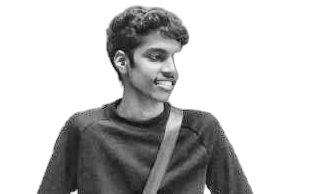
#> input picture source-prepped.png, 316 x 194 px, found by its file name
$ python make_ascii_svg.py
#> lines starting #> are read from the running program, lines starting #| are printed output that depends on the picture
#!/usr/bin/env python3
"""
Convert preprocessed photo (source-prepped.png) to a self-typing animated monochrome ASCII SVG.
Uses SMIL animations for row-by-row horizontal wipe clipping with a riding block cursor.
Writes avi-ascii.svg (and aakash-ascii.svg).
Supports STATIC=1 for frozen frame preview.
"""

import os
import sys
import html
from PIL import Image
import numpy as np

DEFAULT_INPUT = "source-prepped.png"
DEFAULT_OUTPUT = "avi-ascii.svg"
ALT_OUTPUT = "aakash-ascii.svg"

# Density ramp: bright (sparse/spaces) -> dark (dense)
RAMP = " .`:-=+*cs#%@"

def image_to_ascii(img: Image.Image, grid_cols: int, grid_rows: int) -> list:
    """Resize a grayscale image to the grid and map each pixel to a RAMP glyph."""
    resized = img.resize((grid_cols, grid_rows), Image.Resampling.LANCZOS)
    arr = np.array(resized)

    ascii_rows = []
    ramp_len = len(RAMP)
    for r in range(grid_rows):
        row_str = []
        for c in range(grid_cols):
            val = arr[r, c]
            idx = int((255.0 - float(val)) / 255.0 * (ramp_len - 1))
            idx = max(0, min(ramp_len - 1, idx))
            row_str.append(RAMP[idx])
        ascii_rows.append("".join(row_str))
    return ascii_rows

def generate_ascii_svg(input_path: str = DEFAULT_INPUT, output_path: str = DEFAULT_OUTPUT):
#> called with input_path = 'source-prepped.png', output_path = 'avi-ascii.svg'
    if not os.path.exists(input_path):
        print(f"Error: {input_path} not found. Run prep_photo.py first.")
        sys.exit(1)

    img = Image.open(input_path).convert("L")
#> img is the input picture: PIL image 316x194 L; min 11, max 255, mean 196.8
    is_static = os.environ.get("STATIC", "").lower() in ("1", "true", "yes")

    # Dimensions to align with info-card.svg
    svg_width = 370
    svg_height = 440

    # Typography & aspect ratio metrics
    char_w = 4.3
    row_height = 7.6
    font_size = 7.1
    char_aspect = char_w / row_height # ~0.5658

    # Grid columns target ~76 to fill card width with balanced padding
    grid_cols = 76
    img_aspect = img.width / max(1, img.height)
#> img_aspect = 1.63
    # Proportional rows to preserve exact aspect ratio without stretching
    grid_rows = int(round(grid_cols * char_aspect / img_aspect))
#> grid_rows = 26
    grid_rows = max(36, min(48, grid_rows))
#> grid_rows = 36

    ascii_rows = image_to_ascii(img, grid_cols, grid_rows)
#> in image_to_ascii, `resized = img.resize((grid_cols, grid_rows), Image.Resampling.LANCZOS)`:
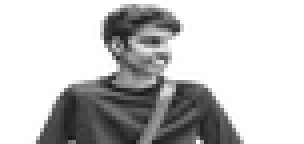
#> resized: PIL image 76x36 L (shown 4 times larger); min 23, max 255, mean 196.6
#> after the loop in image_to_ascii, `for r in range(grid_rows):`: ascii_rows = 36 items
#> ascii_rows = 36 items

    content_width = round(grid_cols * char_w, 1)
    content_x = round((svg_width - content_width) / 2.0, 1)

    total_content_height = grid_rows * row_height
#> total_content_height = 273.6
    # Vertically center text area between header (y=42) and bottom (y=430)
    start_y = round(42 + (390 - total_content_height) / 2.0, 1)
#> start_y = 100.2

    # Animation timing
    total_time = 2.4
    row_duration = 0.07

    defs_clips = []
    text_elements = []
    cursor_elements = []

    for i, line in enumerate(ascii_rows):
        row_top = start_y + (i * row_height)
        baseline_y = row_top + font_size - 0.5
        escaped_line = html.escape(line).replace(" ", "&#160;")

        t_start = round((i / max(1, grid_rows - 1)) * (total_time - row_duration), 3)
        t_end = round(t_start + row_duration, 3)

        clip_id = f"rclip-{i}"

        if is_static:
            defs_clips.append(
                f'    <clipPath id="{clip_id}">\n'
                f'      <rect x="{content_x}" y="{row_top:.1f}" width="{content_width}" height="{row_height:.1f}" />\n'
                f'    </clipPath>'
            )
        else:
            defs_clips.append(
                f'    <clipPath id="{clip_id}">\n'
                f'      <rect x="{content_x}" y="{row_top:.1f}" width="0" height="{row_height:.1f}">\n'
                f'        <animate attributeName="width" from="0" to="{content_width}" begin="{t_start}s" dur="{row_duration}s" fill="freeze" />\n'
                f'      </rect>\n'
                f'    </clipPath>'
            )

        text_elements.append(
            f'    <text x="{content_x}" y="{baseline_y:.1f}" clip-path="url(#{clip_id})">{escaped_line}</text>'
        )

        if not is_static:
            if i == grid_rows - 1:
                cursor_elements.append(
                    f'    <rect x="{content_x}" y="{row_top:.1f}" width="4" height="{row_height:.1f}" fill="#58a6ff" opacity="0">\n'
                    f'      <animate attributeName="x" from="{content_x}" to="{content_x + content_width:.1f}" begin="{t_start}s" dur="{row_duration}s" fill="freeze" />\n'
                    f'      <set attributeName="opacity" to="1" begin="{t_start}s" />\n'
                    f'      <animate attributeName="opacity" values="1;0;1;0;1;1" dur="2s" begin="{t_end}s" fill="freeze" />\n'
                    f'    </rect>'
                )
            else:
                cursor_elements.append(
                    f'    <rect x="{content_x}" y="{row_top:.1f}" width="4" height="{row_height:.1f}" fill="#58a6ff" opacity="0">\n'
                    f'      <animate attributeName="x" from="{content_x}" to="{content_x + content_width:.1f}" begin="{t_start}s" dur="{row_duration}s" fill="freeze" />\n'
                    f'      <set attributeName="opacity" to="1" begin="{t_start}s" />\n'
                    f'      <set attributeName="opacity" to="0" begin="{t_end}s" />\n'
                    f'    </rect>'
                )
#> this loop made 36 passes
#> (row_top, baseline_y, t_start, t_end, clip_id) on passes 1 to 12: (100.2, 106.8, 0, 0.07, 'rclip-0'), (107.8, 114.4, 0.067, 0.137, 'rclip-1'), (115.4, 122, 0.133, 0.203, 'rclip-2'), (123, 129.6, 0.2, 0.27, 'rclip-3'), (130.6, 137.2, 0.266, 0.336, 'rclip-4'), (138.2, 144.8, 0.333, 0.403, 'rclip-5'), (145.8, 152.4, 0.399, 0.469, 'rclip-6'), (153.4, 160, 0.466, 0.536, 'rclip-7'), (161, 167.6, 0.533, 0.603, 'rclip-8'), (168.6, 175.2, 0.599, 0.669, 'rclip-9'), (176.2, 182.8, 0.666, 0.736, 'rclip-10'), (183.8, 190.4, 0.732, 0.802, 'rclip-11')
#> after the loop, cursor_elements = 36 items; defs_clips = 36 items; text_elements = 36 items

    svg_content = f"""<svg xmlns="http://www.w3.org/2000/svg" viewBox="0 0 {svg_width} {svg_height}" width="{svg_width}" height="{svg_height}">
  <style>
    .window-header {{
      font-family: ui-monospace, SFMono-Regular, Menlo, monospace;
      font-size: 11px;
      fill: #8b949e;
    }}
    .ascii-text text {{
      font-family: ui-monospace, SFMono-Regular, "SF Mono", Menlo, Consolas, "Liberation Mono", monospace;
      font-size: {font_size}px;
      letter-spacing: 0px;
      fill: #c9d1d9;
      white-space: pre;
    }}
  </style>

  <defs>
{chr(10).join(defs_clips)}
  </defs>

  <!-- Terminal Window Background -->
  <rect x="0.5" y="0.5" width="{svg_width - 1}" height="{svg_height - 1}" rx="8" fill="#0d1117" stroke="#30363d" stroke-width="1" />

  <!-- Terminal Header Bar -->
  <circle cx="22" cy="22" r="5" fill="#ff5f56" />
  <circle cx="38" cy="22" r="5" fill="#ffbd2e" />
  <circle cx="54" cy="22" r="5" fill="#27c93f" />
  <text x="74" y="26" class="window-header">aakash@noir-system ~ cat avatar.ascii</text>

  <!-- ASCII Portrait -->
  <g class="ascii-text">
{chr(10).join(text_elements)}
  </g>

  <!-- Typing Cursors -->
{chr(10).join(cursor_elements)}
</svg>
"""

    with open(output_path, "w", encoding="utf-8") as f:
        f.write(svg_content)
    print(f"Generated {output_path} ({svg_width}x{svg_height}) successfully!")

    if output_path != ALT_OUTPUT:
        with open(ALT_OUTPUT, "w", encoding="utf-8") as f:
            f.write(svg_content)
        print(f"Also created copy {ALT_OUTPUT}")

def main():
    inp = sys.argv[1] if len(sys.argv) > 1 else DEFAULT_INPUT
    out = sys.argv[2] if len(sys.argv) > 2 else DEFAULT_OUTPUT
    generate_ascii_svg(inp, out)

if __name__ == "__main__":
    main()
